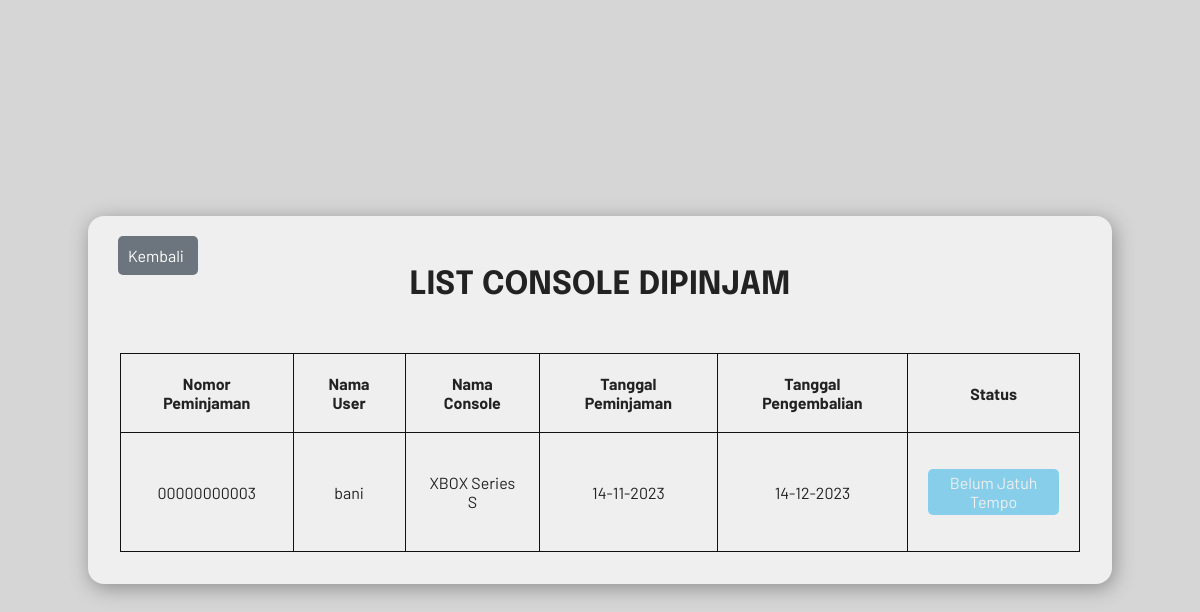
The page /views/listConsolePinjam.php?status=0 (signed in) on the database its author committed.
### tables this page shows
CREATE TABLE `transaksi` (
  `id_transaksi` int(11) UNSIGNED ZEROFILL NOT NULL,
  `id_user` int(11) NOT NULL,
  `id_console` int(11) NOT NULL,
  `tgl_awal` date NOT NULL,
  `tgl_akhir` date NOT NULL,
  `status` tinyint(1) NOT NULL
);

CREATE TABLE `akun` (
  `id_user` int(11) NOT NULL,
  `username` varchar(50) NOT NULL,
  `password` varchar(255) NOT NULL,
  `type` varchar(20) NOT NULL
);

CREATE TABLE `console` (
  `id_console` int(11) NOT NULL,
  `nama_console` varchar(50) NOT NULL,
  `harga` int(11) NOT NULL,
  `gambar` varchar(255) NOT NULL
);

### inc/tablePinjam.php (the view)
<table>
    <thead>
        <tr>
            <th>Nomor Peminjaman</th>
            <th>Nama User</th>
            <th>Nama Console</th>
            <th>Tanggal Peminjaman</th>
            <th>Tanggal Pengembalian</th>
            <th>Status</th>
        </tr>
    </thead>
    <tbody>
        <?php if (!empty($trans)) : ?>
            <?php foreach ($trans as $transaksi) : ?>
                <tr>
                    <td><?= $transaksi["id_transaksi"] ?></td>
                    <td><?= $transaksi["username"] ?></td>
                    <td><?= $transaksi["nama_console"] ?></td>
                    <td><?= date("d-m-Y", strtotime($transaksi["tgl_awal"])) ?></td>
                    <td><?= date("d-m-Y", strtotime($transaksi["tgl_akhir"])) ?></td>
                    <td>
                        <?php if (strtotime("now") < strtotime($transaksi["tgl_akhir"]) && $transaksi["status"] == 0) {
                            echo "<p style='background-color: skyblue; border-radius: 5px; padding: 4px; color: #efefef;'>Belum Jatuh Tempo</p>";
                        } else if (strtotime("now") > strtotime($transaksi["tgl_akhir"]) && $transaksi["status"] == 0) {
                            echo "<p style='background-color: red; border-radius: 5px; padding: 4px; color: #efefef;'>Sudah Jatuh Tempo</p>";
                        } ?>
                    </td>
                </tr>
            <?php endforeach ?>
        <?php endif ?>
    </tbody>
</table>

### style/style.css (style rules this page uses)
:root { --color-bg: #d7d6d6; --bg-headfoot: #121212; }
body { margin: 0; padding: 0; background-color: var(--color-bg); font-family: "Barlow"; }

### style/listConsole.css (style rules this page uses)
:root { --bg-container: #efefef; --primary-color: #222222; --shadow: #8d8d8d; --border-table: #111111; }
body { color: var(--primary-color); }
table { margin-top: 30px; border-collapse: collapse; }
table, td, th { border: 1px solid var(--border-table); }
td { text-align: center; }
th, td { padding: 20px; }

### rows shown on the page
transaksi: id_transaksi "00000000003", id_user.username "bani", id_console.nama_console "XBOX Series S", tgl_awal "14-11-2023", tgl_akhir "14-12-2023", status "Belum Jatuh Tempo"
